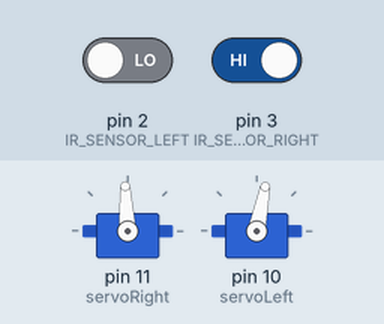
A sketch run on a simulated Arduino Uno, built with avr-gcc and run on an emulated ATmega328P. Shown: 2 × servo. Inputs (shaded band) come from the test bench; at power-on: pin 3 (IR_SENSOR_RIGHT) HIGH, pin 2 (IR_SENSOR_LEFT) LOW.

Above: at 1.2 s.
1.3 s: pin 3 (IR_SENSOR_RIGHT) driven LOW
At 2.0 s:
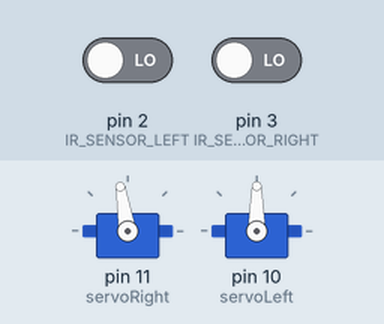
3.1 s: pin 2 (IR_SENSOR_LEFT) driven HIGH
At 3.26 s:
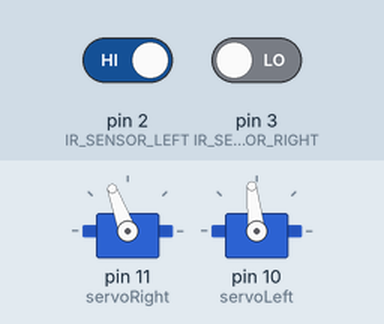
6.1 s: pin 2 (IR_SENSOR_LEFT) driven LOW
At 7.5 s:
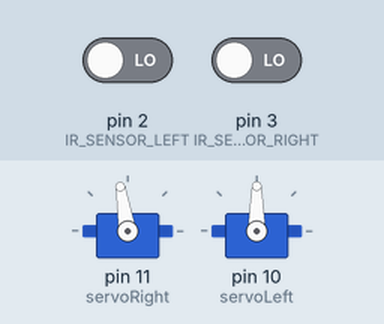
7.8 s: pin 3 (IR_SENSOR_RIGHT) driven HIGH
At 8.0 s:
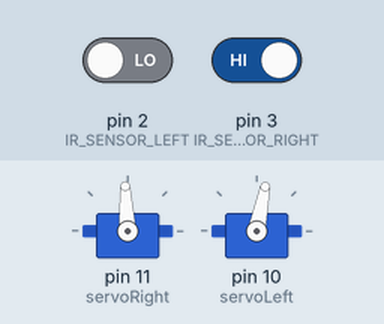
Timing chart, 0 to 10.8 s (numbered marks = the images above; inputs shaded):
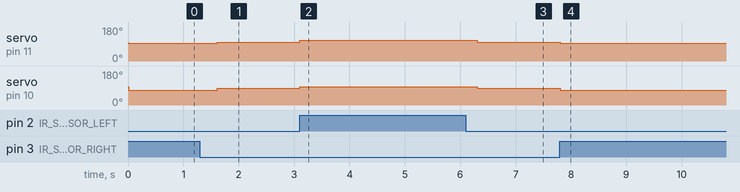

Measured:
- after the input at 1.3 s, servo on pin 11 (servoRight): 93° → 99° after 0.31 s; servo on pin 10 (servoLeft): 79° → 90° after 0.31 s
- after the input at 3.1 s, servo on pin 11 (servoRight): 99° → 110° at once; servo on pin 10 (servoLeft): 90° → 96° at once
- after the input at 6.1 s, servo on pin 11 (servoRight): 110° → 99° after 0.20 s; servo on pin 10 (servoLeft): 96° → 90° after 0.20 s
- after the input at 7.8 s, servo on pin 11 (servoRight): 99° → 93° at once; servo on pin 10 (servoLeft): 90° → 79° at once

The sketch:

code-for-line-following-bot.ino
```cpp
#include <Servo.h>

#define IR_SENSOR_RIGHT 3
#define IR_SENSOR_LEFT 2
#define MOTOR_SPEED 90 // Neutral point where servos stop
#define TURN_DURATIONleft 320//
#define TURN_DURATIONright 400

#define LINE_DETECTION_DURATION 10//

// Servo motor objects
Servo servoRight;
Servo servoLeft;

unsigned long lastActionTime = 0; // Last time an action was taken
int currentAction = 0; // 0: Stop, 1: Straight, 2: Right, 3: Left

void setup() {
  servoRight.attach(11);
  servoLeft.attach(10);
  pinMode(IR_SENSOR_RIGHT, INPUT);
  pinMode(IR_SENSOR_LEFT, INPUT);
  stopMotors(); // Ensure motors are stopped at startup
}

void loop() {
  int rightIRSensorValue = digitalRead(IR_SENSOR_RIGHT);
  int leftIRSensorValue = digitalRead(IR_SENSOR_LEFT);

  if (millis() - lastActionTime > LINE_DETECTION_DURATION) {
    if (rightIRSensorValue == LOW && leftIRSensorValue == LOW) {
      currentAction = 1; // Go straight
    } else if (rightIRSensorValue == HIGH && leftIRSensorValue == LOW) {
      currentAction = 2; // Turn right
    } else if (rightIRSensorValue == LOW && leftIRSensorValue == HIGH) {
      currentAction = 3; // Turn left
    } else {
      currentAction = 0; // Stop
    }
    lastActionTime = millis(); // Reset the timer
    performAction(currentAction); // Perform the selected action
  }
}

void performAction(int action) {
  switch (action) {
    case 1: // Drive straight
      driveStraight();
      break;
    case 2: // Turn right
      turnRight();
      delay(TURN_DURATIONright);
      stopMotors(); // Optional, remove if continuous movement is desired
      break;
    case 3: // Turn left
      turnLeft();
      delay(TURN_DURATIONleft);
      stopMotors(); // Optional, remove if continuous movement is desired
      break;
    default: // Stop
      stopMotors();
      break;
  }
}

void driveStraight() {
  servoRight.write(MOTOR_SPEED + 9); //
  servoLeft.write(MOTOR_SPEED  + 0); //
}

void turnRight() {
  servoRight.write(MOTOR_SPEED + 3); //
  servoLeft.write(MOTOR_SPEED - 11); //
}

void turnLeft() {
  servoRight.write(MOTOR_SPEED + 20); //
  servoLeft.write(MOTOR_SPEED + 6); //
}

void stopMotors() {
  servoRight.write(MOTOR_SPEED + 7);
  servoLeft.write(MOTOR_SPEED + 7);
}
```
